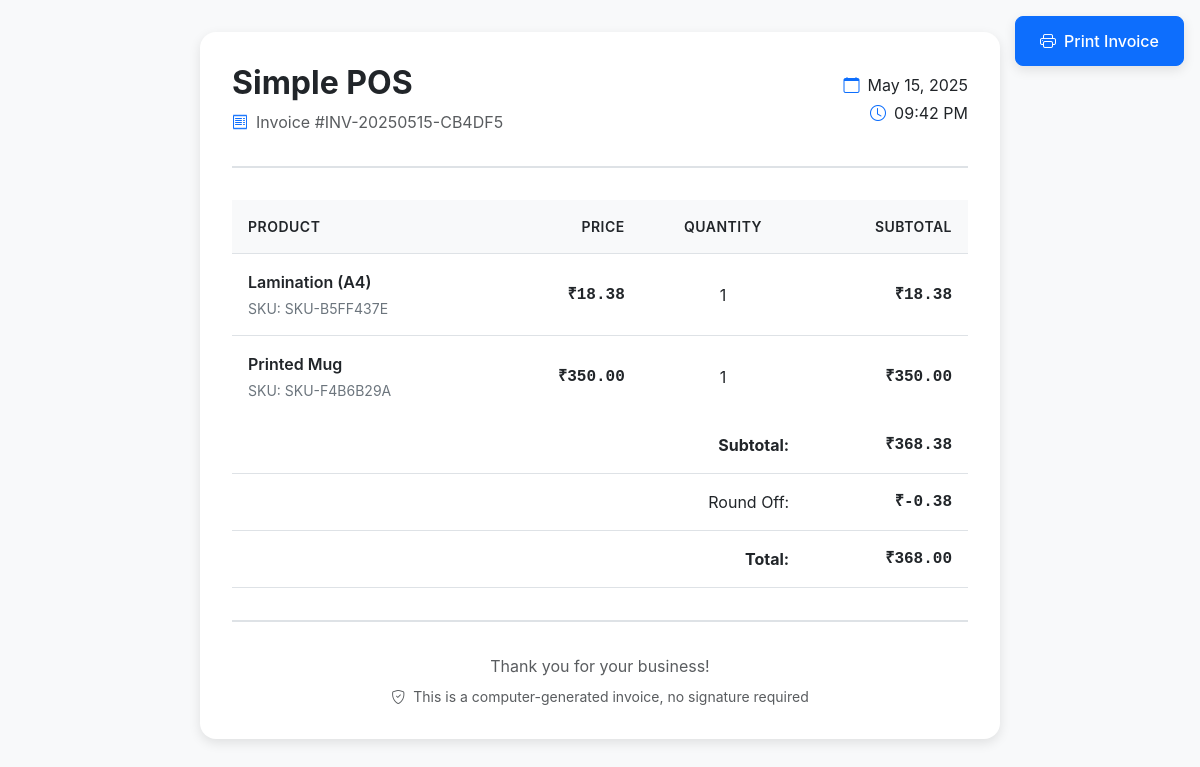
Page /invoices/17/print/ on the committed database.
### pos/models.py (models this page shows, shortened)
class Invoice(models.Model):
    invoice_number = models.CharField(max_length=50, unique=True, editable=False)
    created_at = models.DateTimeField(auto_now_add=True)
    date = models.DateTimeField(default=timezone.now)
    total_amount = models.DecimalField(max_digits=10, decimal_places=2)
    round_off = models.DecimalField(max_digits=10, decimal_places=2, default=0)
    invoice_items = models.ManyToManyField(Product, through='InvoiceItem')

class InvoiceItem(models.Model):
    invoice = models.ForeignKey(Invoice, related_name='items', on_delete=models.CASCADE)
    product = models.ForeignKey(Product, on_delete=models.CASCADE)
    quantity = models.IntegerField(default=1)
    price = models.DecimalField(max_digits=10, decimal_places=2)
    subtotal = models.DecimalField(max_digits=10, decimal_places=2)

class Product(models.Model):
    name = models.CharField(max_length=200)
    sku = models.CharField(max_length=50, unique=True, editable=False)
    barcode = models.CharField(max_length=50, unique=True, editable=False)
    price = models.DecimalField(max_digits=10, decimal_places=2)
    maintain_stock = models.BooleanField(default=False)
    created_at = models.DateTimeField(auto_now_add=True)
    updated_at = models.DateTimeField(auto_now=True)

### pos/views.py (the view)
# urls.py: path('invoices/<int:invoice_id>/print/', views.print_invoice, name='print_invoice'),
def print_invoice(request, invoice_id):
    try:
        invoice = Invoice.objects.get(id=invoice_id)
        is_modal = request.GET.get('modal', 'false').lower() == 'true'
        if hasattr(invoice, 'round_off') and invoice.round_off:
            grand_total = float(invoice.total_amount) + float(invoice.round_off)
        else:
            grand_total = float(invoice.total_amount)
        if is_modal:
            return render(request, 'pos/invoice_content.html', {
                'invoice': invoice,
                'is_modal': True,
                'grand_total': grand_total,
            })
        else:
            return render(request, 'pos/print.html', {
                'invoice': invoice,
                'is_modal': False,
                'grand_total': grand_total,
            })
    except Invoice.DoesNotExist:
        return JsonResponse({'status': 'error', 'message': 'Invoice not found'}, status=404)

### pos/templates/pos/print.html (shortened to what this page needs)
<!DOCTYPE html>
<html lang="en">
<head>
    <link href="https://cdn.jsdelivr.net/npm/bootstrap@5.3.0/dist/css/bootstrap.min.css" rel="stylesheet">
    <link rel="stylesheet" href="https://cdn.jsdelivr.net/npm/bootstrap-icons@1.11.0/font/bootstrap-icons.css">
</head>
<body>
    <div class="invoice-container">
        <button class="btn btn-primary print-button no-print" onclick="window.print()">
            <i class="bi bi-printer"></i> Print Invoice
        </button>
        <div class="invoice-header">
            <div class="row align-items-center">
                <div class="col-6">
                    <h2 class="fw-bold mb-2">Simple POS</h2>
                    <div class="d-flex align-items-center gap-2">
                        <i class="bi bi-receipt text-primary"></i>
                        <span class="text-muted">Invoice #{{ invoice.invoice_number }}</span>
                    </div>
                </div>
                <div class="col-6 text-end">
                    <div class="d-flex flex-column align-items-end gap-1">
                        <div class="d-flex align-items-center gap-2">
                            <i class="bi bi-calendar text-primary"></i>
                            <span>{{ invoice.created_at|date:"F d, Y" }}</span>
                        </div>
                        <div class="d-flex align-items-center gap-2">
                            <i class="bi bi-clock text-primary"></i>
                            <span>{{ invoice.created_at|date:"h:i A" }}</span>
                        </div>
                    </div>
                </div>
            </div>
        </div>
        <div class="table-responsive">
            <table class="table">
                <thead>
                    <tr>
                        <th>Product</th>
                        <th class="text-end">Price</th>
                        <th class="text-center">Quantity</th>
                        <th class="text-end">Subtotal</th>
                    </tr>
                </thead>
                <tbody>
                    {% for item in invoice.items.all %}
                    <tr>
                        <td>
                            <div class="product-info">
                                <span class="product-name">{{ item.product.name }}</span>
                                <span class="product-sku">SKU: {{ item.product.sku }}</span>
                            </div>
                        </td>
                        <td class="text-end amount">₹{{ item.price|floatformat:2 }}</td>
                        <td class="text-center">{{ item.quantity }}</td>
                        <td class="text-end amount">₹{{ item.subtotal|floatformat:2 }}</td>
                    </tr>
                    {% endfor %}
                </tbody>
                <tfoot>
                    <tr>
                        <td colspan="3" class="text-end fw-bold">Subtotal:</td>
                        <td class="text-end fw-bold amount">₹{{ invoice.total_amount|floatformat:2 }}</td>
                    </tr>
                    {% if invoice.round_off %}
                    <tr>
                        <td colspan="3" class="text-end">Round Off:</td>
                        <td class="text-end amount">₹{{ invoice.round_off|floatformat:2 }}</td>
                    </tr>
                    <tr>
                        <td colspan="3" class="text-end fw-bold">Total:</td>
                        <td class="text-end fw-bold amount">₹{{ grand_total|floatformat:2 }}</td>
                    </tr>
                    {% endif %}
                </tfoot>
            </table>
        </div>
        <div class="invoice-footer">
            <div class="text-center">
                <p class="text-muted mb-2">Thank you for your business!</p>
                <p class="text-muted small mb-0">
                    <i class="bi bi-shield-check me-1"></i>
                    This is a computer-generated invoice, no signature required
                </p>
            </div>
        </div>
    </div>
</body>
</html>

### pos/templates/pos/print.html (style rules this page uses)
:root { --invoice-primary: #0d6efd; --invoice-border: #dee2e6; --invoice-bg: #f8f9fa; }
body { background-color: var(--invoice-bg); font-family: -apple-system, BlinkMacSystemFont, "Segoe UI", Roboto, "Helvetica Neue", Arial, sans-serif; }
.invoice-container { max-width: 800px; margin: 2rem auto; background: white; border-radius: 1rem; box-shadow: 0 4px 12px rgba(0,0,0,0.1); padding: 2rem; }
.invoice-header { border-bottom: 2px solid var(--invoice-border); margin-bottom: 2rem; padding-bottom: 2rem; }
.invoice-footer { border-top: 2px solid var(--invoice-border); margin-top: 2rem; padding-top: 2rem; }
.table { margin-bottom: 0; }
.table > :not(caption) > * > * { padding: 1rem; vertical-align: middle; }
.table thead th { background-color: var(--invoice-bg); font-weight: 600; text-transform: uppercase; font-size: 0.875rem; letter-spacing: 0.5px; }
.table tbody tr:last-child td { border-bottom: none; }
.product-info { display: flex; flex-direction: column; gap: 0.25rem; }
.product-name { font-weight: 600; color: #212529; }
.product-sku { font-size: 0.875rem; color: #6c757d; }
.amount { font-family: "SFMono-Regular", Consolas, "Liberation Mono", Menlo, monospace; font-weight: 600; }
.print-button { position: fixed; top: 1rem; right: 1rem; z-index: 1000; padding: 0.75rem 1.5rem; border-radius: 0.5rem; font-weight: 500; display: flex; align-items: center; gap: 0.5rem; box-shadow: 0 4px 12px rgba(0,0,0,0.1); transition: all 0.2s ease; }

### rows in the picture
Invoice: invoice_number "INV-20250515-CB4DF5", created_at "May 15, 2025", created_at "09:42 PM", total_amount "368.38", round_off "-0.38"
InvoiceItem: product.name "Lamination (A4)", product.sku "SKU-B5FF437E", price "18.38", quantity "1", subtotal "18.38"
InvoiceItem: product.name "Printed Mug", product.sku "SKU-F4B6B29A", price "350.00", quantity "1", subtotal "350.00"

### other values in the picture
{{ grand_total|floatformat:2 }} "368.00"
